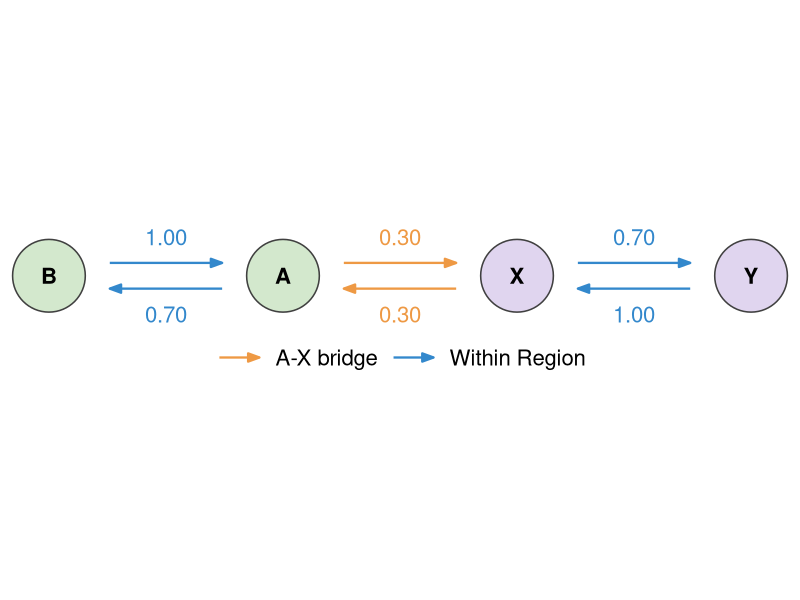
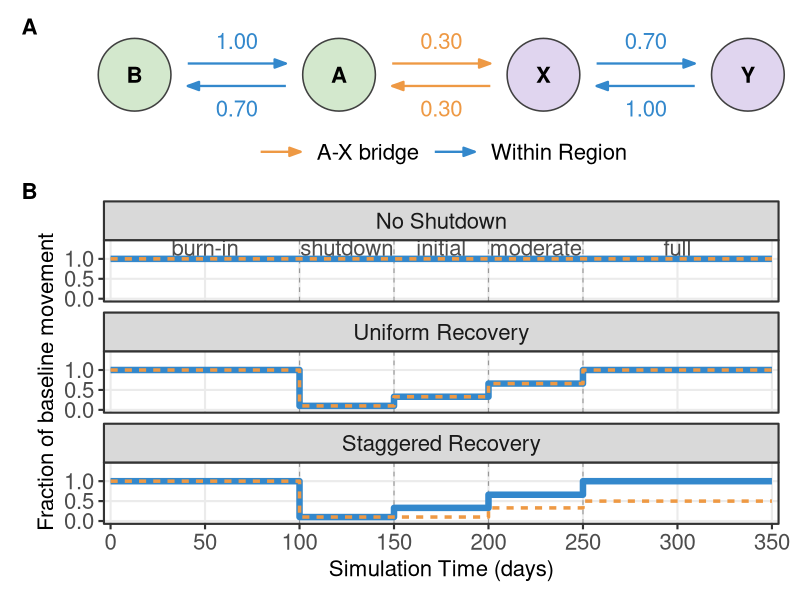

Recreate these plots in R, in order.
# two_cluster_network_plot.R
# Diagram of the movement structure: two deme pairs joined by the single A-X
# bridge, with the baseline destination probability on each directed edge.
# Also writes figs/pdf/movement_design.pdf: the same diagram stacked over the movement
# schedule of each scenario.
#
# NOTE: BASE_WEIGHTS, PHASE_STARTS, PHASE_ALL and PHASE_BRIDGE_HETERO below must match the matrix of the same name in
# two_cluster_sim.R. It is duplicated rather than sourced because sourcing that
# script would run a simulation.

options(tidyverse.quiet = TRUE)
library(tidyverse, quietly = TRUE)
library(patchwork, quietly = TRUE)

# Written to figs/pdf/, not results/: these figures are a fixed property of the
# model rather than the output of any one sweep.
FIG_PDF_DIR <- "figs/pdf"
dir.create(FIG_PDF_DIR, recursive = TRUE, showWarnings = FALSE)
OUT <- file.path(FIG_PDF_DIR, "movement_network.pdf")
OUT_DESIGN <- file.path(FIG_PDF_DIR, "movement_design.pdf")

DEMES <- c("A", "B", "X", "Y")
PROB_MOVE <- 0.10

BASE_WEIGHTS <- matrix(
  c(
    0.00, 0.70, 0.30, 0.00, # A -> B .70  X .30
    1.00, 0.00, 0.00, 0.00, # B -> A 1.0
    0.30, 0.00, 0.00, 0.70, # X -> A .30  Y .70
    0.00, 0.00, 1.00, 0.00  # Y -> X 1.0
  ),
  nrow = 4, byrow = TRUE,
  dimnames = list(DEMES, DEMES)
)

# One row: B-A on the left, X-Y on the right, joined across the middle by A-X
nodes <- tribble(
  ~name, ~x,  ~y,
  "B",   0.0,  0.00,
  "A",   1.0,  0.00,
  "X",   2.0,  0.00,
  "Y",   3.0,  0.00
) %>%
  mutate(cluster = if_else(name %in% c("A", "B"), "C1", "C2"))

edges <- as.data.frame(as.table(BASE_WEIGHTS)) %>%
  set_names(c("from", "to", "prob")) %>%
  filter(prob > 0) %>%
  mutate(across(c(from, to), as.character)) %>%
  left_join(nodes %>% select(from = name, x0 = x, y0 = y), by = "from") %>%
  left_join(nodes %>% select(to = name, x1 = x, y1 = y), by = "to") %>%
  mutate(bridge = (from == "A" & to == "X") | (from == "X" & to == "A"))

NODE_R <- 0.26    # trim edges to the node circle so arrowheads sit outside it
OFFSET <- 0.055   # each direction runs parallel to the axis, this far to one side
LABEL_GAP <- 0.11 # label distance beyond its arrow

# Straight, parallel forward/reverse arrows between each pair, as in a
# reversible-reaction scheme. Offsetting to the left of the direction of travel
# puts opposite directions on opposite sides, so they and their labels never
# collide.
edges <- edges %>%
  mutate(
    dx = x1 - x0, dy = y1 - y0,
    len = sqrt(dx^2 + dy^2),
    ux = dx / len, uy = dy / len,
    px = -uy, py = ux,
    sx = x0 + ux * NODE_R + px * OFFSET,
    sy = y0 + uy * NODE_R + py * OFFSET,
    ex = x1 - ux * NODE_R + px * OFFSET,
    ey = y1 - uy * NODE_R + py * OFFSET
  )

edge_labels <- edges %>%
  mutate(
    lx = (x0 + x1) / 2 + px * (OFFSET + LABEL_GAP),
    ly = (y0 + y1) / 2 + py * (OFFSET + LABEL_GAP)
  )

FONT_PT <- 16     # every label, in points

EDGE_COLORS <- c("Within Region" = "#38c", "A-X bridge" = "#e94")
edges <- edges %>%
  mutate(kind = if_else(bridge, "A-X bridge", "Within Region"))
edge_labels <- edge_labels %>%
  mutate(kind = if_else(bridge, "A-X bridge", "Within Region"))

p <- ggplot() +
  geom_segment(
    data = edges,
    aes(x = sx, y = sy, xend = ex, yend = ey, color = kind),
    linewidth = 0.8,
    arrow = arrow(length = unit(0.12, "in"), type = "closed", angle = 20)
  ) +
  geom_text(
    data = edge_labels,
    aes(x = lx, y = ly, label = format(prob, nsmall = 2), color = kind),
    size = FONT_PT / .pt, show.legend = FALSE
  ) +
  geom_point(
    data = nodes, aes(x = x, y = y, fill = cluster),
    shape = 21, size = 24, stroke = 0.8, color = "grey25"
  ) +
  geom_text(data = nodes, aes(x = x, y = y, label = name),
            size = FONT_PT / .pt, fontface = "bold") +
  scale_color_manual(values = EDGE_COLORS, name = NULL) +
  # Green/purple for cluster membership, deliberately clear of the blue/orange
  # used for edge type, so node fill and edge color cannot be read as the same
  # encoding. Kept pale so the bold deme labels stay legible on top.
  scale_fill_manual(
    values = c(C1 = "#d3e8cd", C2 = "#e0d5ef"), guide = "none"
  ) +
  coord_fixed(clip = "off") +
  theme_void(base_size = FONT_PT) +
  theme(
    legend.position = "bottom",
    legend.text = element_text(size = FONT_PT),
    legend.key.width = unit(0.5, "in"),
    legend.margin = margin(t = 14),
    plot.margin = margin(6, 10, 4, 10)
  )

ggsave(OUT, plot = p, width = 9, height = 2.6, units = "in", device = cairo_pdf)
message("Wrote ", OUT)

# ---------------------------------------------------------------------------
# Movement schedule by scenario, stacked under the diagram
# ---------------------------------------------------------------------------
# Mirrors the phase constants in two_cluster_sim.R. The intervention arms share
# these schedules (the intervention changes transmission, not movement), so
# there are three panels, not six.
MAX_TIME <- 350
PHASE_STARTS <- c(0, 100, 150, 200, 250)
PHASE_NAMES <- c("burn-in", "shutdown", "initial", "moderate", "full")
PHASE_ALL <- c(1.00, 0.10, 0.33, 0.66, 1.00)
PHASE_BRIDGE_HETERO <- c(1.00, 0.10, 0.10, 0.33, 0.50)

# Same display names as two_cluster_combined_plot.R
SCENARIO_LABELS <- c(
  none = "No Shutdown", homogeneous = "Uniform Recovery",
  heterogeneous = "Staggered Recovery"
)

schedule <- tibble(
  phase = PHASE_NAMES, start = PHASE_STARTS, end = c(PHASE_STARTS[-1], MAX_TIME),
  none_w = 1, none_b = 1,
  homogeneous_w = PHASE_ALL, homogeneous_b = PHASE_ALL,
  heterogeneous_w = PHASE_ALL, heterogeneous_b = PHASE_BRIDGE_HETERO
) %>%
  pivot_longer(-c(phase, start, end), names_to = c("scenario", "edge"),
               names_sep = "_", values_to = "mult") %>%
  mutate(
    scenario = factor(SCENARIO_LABELS[scenario], levels = SCENARIO_LABELS),
    kind = if_else(edge == "b", "A-X bridge", "Within Region")
  )

# Step path per scenario x edge: horizontal run per phase, vertical jumps between
sched_path <- schedule %>%
  arrange(scenario, kind, start) %>%
  group_by(scenario, kind) %>%
  reframe(t = c(rbind(start, end)), mult = rep(mult, each = 2))

phase_labels <- tibble(
  t = (PHASE_STARTS + c(PHASE_STARTS[-1], MAX_TIME)) / 2, label = PHASE_NAMES,
  scenario = factor(SCENARIO_LABELS[1], levels = SCENARIO_LABELS)
)

p_sched <- ggplot(sched_path, aes(x = t, y = mult, color = kind)) +
  geom_vline(xintercept = PHASE_STARTS[-1], linetype = "dashed", color = "grey60",
             linewidth = 0.4) +
  # Within drawn wide and solid, bridge narrower and dashed on top, so the two
  # stay distinguishable where they coincide (every phase under Uniform Recovery)
  geom_path(data = filter(sched_path, kind == "Within Region"), linewidth = 2.2) +
  geom_path(data = filter(sched_path, kind == "A-X bridge"), linewidth = 1.2,
            linetype = "22") +
  geom_text(data = phase_labels, aes(x = t, y = 1.28, label = label),
            inherit.aes = FALSE, size = FONT_PT / .pt, color = "grey30") +
  facet_wrap(~scenario, ncol = 1) +
  scale_color_manual(values = EDGE_COLORS, guide = "none") +
  scale_x_continuous(breaks = seq(0, MAX_TIME, 50), expand = expansion(mult = 0.01)) +
  scale_y_continuous(breaks = c(0, 0.5, 1), limits = c(0, 1.4)) +
  coord_cartesian(clip = "off") +
  labs(x = "Simulation Time (days)", y = "Fraction of baseline movement") +
  theme_bw(base_size = FONT_PT) +
  theme(
    panel.grid.minor = element_blank(),
    strip.text = element_text(size = FONT_PT),
    axis.text = element_text(size = FONT_PT),
    axis.title = element_text(size = FONT_PT)
  )

design <- p / p_sched + plot_layout(heights = c(0.8, 3)) +
  plot_annotation(tag_levels = "A") &
  theme(plot.tag = element_text(size = FONT_PT, face = "bold"))
ggsave(OUT_DESIGN, plot = design, width = 9, height = 10, units = "in", device = cairo_pdf)
message("Wrote ", OUT_DESIGN)
